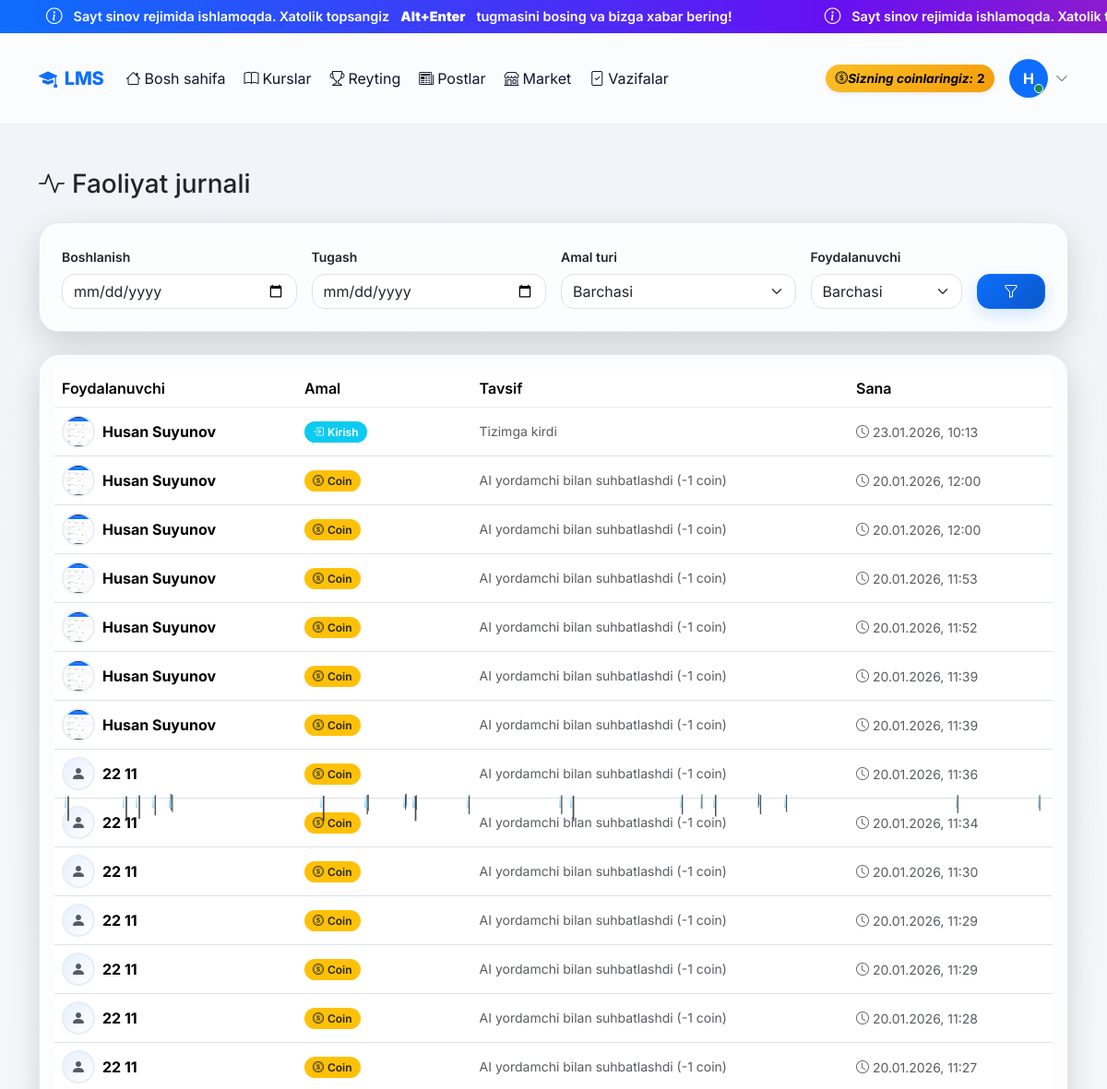
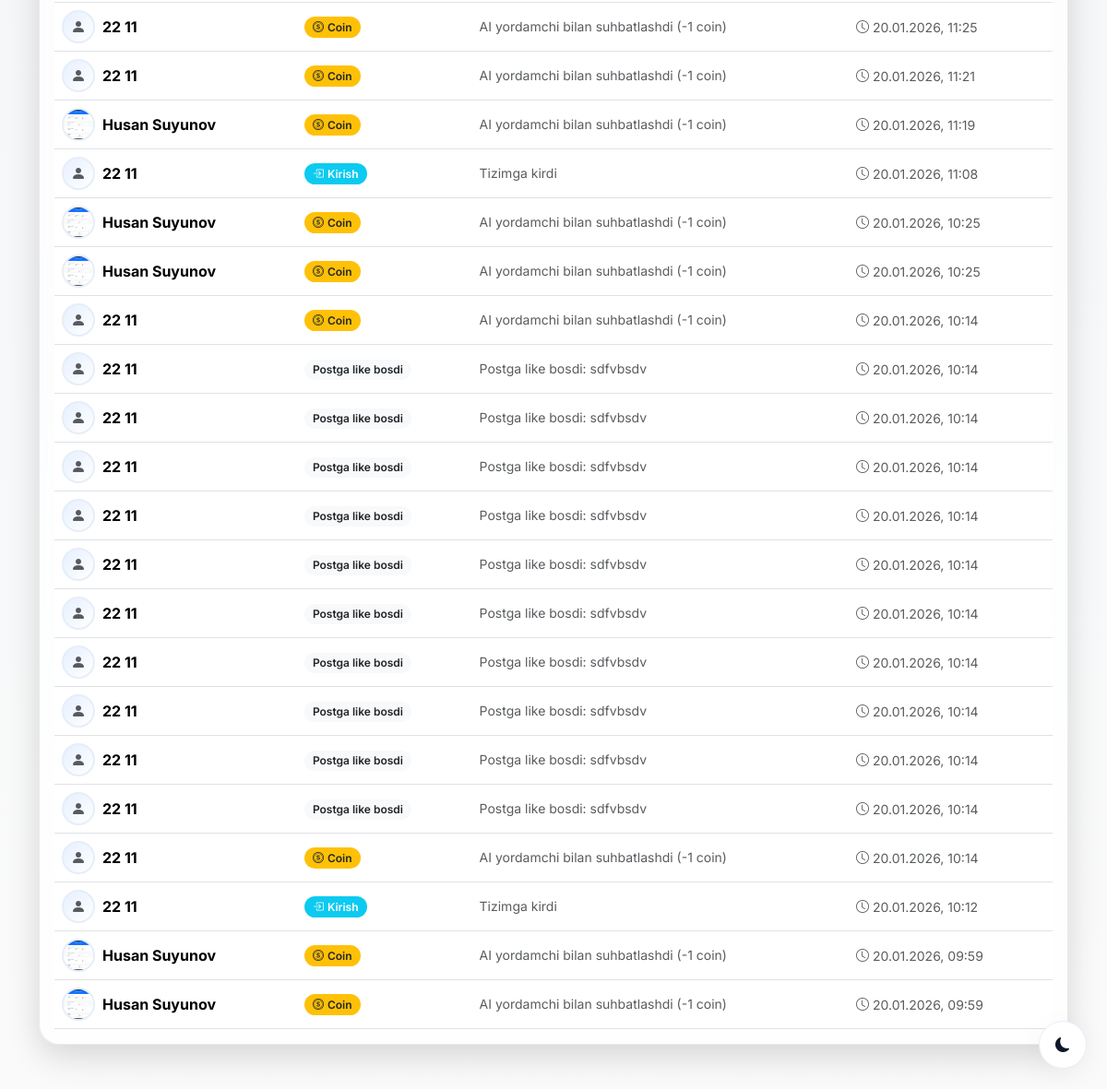
Page /dashboard/activities/ (signed in) on the committed database (2 pictures, top to bottom).
### accounts/models.py (models this page shows, shortened)
class CustomUser(AbstractUser):
    ROLE_CHOICES = (
        ('admin', 'Admin'),
        ('teacher', 'O\'qituvchi'),
        ('student', 'O\'quvchi'),
    )
    first_name = models.CharField(max_length=100, verbose_name="Ism")
    last_name = models.CharField(max_length=100, verbose_name="Familiya")
    phone = models.CharField(max_length=20, unique=True, verbose_name="Telefon raqam")
    role = models.CharField(max_length=20, choices=ROLE_CHOICES, default='student', verbose_name="Rol")
    photo = models.ImageField(upload_to='profiles/', blank=True, null=True, verbose_name="Profil rasmi")
    profession = models.ForeignKey(Profession, on_delete=models.SET_NULL, null=True, blank=True, related_name='students', verbose_name="Yo'nalish")
    is_blocked = models.BooleanField(default=False, verbose_name="Bloklangan")
    last_activity = models.DateTimeField(null=True, blank=True, verbose_name="Oxirgi faollik")
    bio = models.TextField(blank=True, null=True, verbose_name="O'zi haqida")
    coins = models.IntegerField(default=0, verbose_name="Coinlar")
    total_online_time = models.IntegerField(default=0, verbose_name="Jami online vaqt (daqiqa)")
    address = models.CharField(max_length=300, blank=True, null=True, verbose_name="Yashash manzili")
    birth_date = models.DateField(null=True, blank=True, verbose_name="Tug'ilgan kuni")
    id_card = models.FileField(upload_to='documents/id_cards/', blank=True, null=True, verbose_name="ID karta/Pasport")
    birth_certificate = models.FileField(upload_to='documents/birth_certificates/', blank=True, null=True, verbose_name="Tug'ilganlik haqida guvohnoma")
    @property
    def is_admin(self):
        return self.role == 'admin'
    @property
    def is_teacher(self):
        return self.role == 'teacher'
    @property
    def full_name(self):
        return f"{self.first_name} {self.last_name}"
    class Meta:
        verbose_name = "Foydalanuvchi"
        verbose_name_plural = "Foydalanuvchilar"

### coin/models.py (models this page shows, shortened)
class ActivityLog(models.Model):
    ACTION_TYPES = (
        ('login', 'Tizimga kirdi'),
        ('logout', 'Tizimdan chiqdi'),
        ('like_post', 'Postga like bosdi'),
        ('comment_post', 'Postga izoh qoldirdi'),
        ('like_product', 'Mahsulotga like bosdi'),
        ('comment_product', 'Mahsulotga izoh qoldirdi'),
        ('submit_homework', 'Vazifa topshirdi'),
        ('homework_graded', 'Vazifasi baholandi'),
        ('submit_test', 'Test topshirdi'),
        ('watch_video', 'Video ko\'rdi'),
        ('enroll_course', 'Kursga yozildi'),
        ('purchase_product', 'Mahsulot sotib oldi'),
        ('earn_coins', 'Coin oldi'),
    )
    user = models.ForeignKey(settings.AUTH_USER_MODEL, on_delete=models.CASCADE, related_name='activities')
    action_type = models.CharField(max_length=30, choices=ACTION_TYPES)
    description = models.TextField(verbose_name="Tavsif")
    ip_address = models.GenericIPAddressField(null=True, blank=True)
    created_at = models.DateTimeField(auto_now_add=True)
    class Meta:
        ordering = ['-created_at']
        verbose_name = "Faollik"
        verbose_name_plural = "Faolliklar"

### coin/views.py (the view)
# urls.py: path('dashboard/activities/', views.admin_activities, name='admin_activities'),
@login_required
def admin_activities(request):
    if not request.user.is_admin:
        return redirect('home')
    activities = ActivityLog.objects.all().select_related('user')
    date_from = request.GET.get('date_from')
    date_to = request.GET.get('date_to')
    action_type = request.GET.get('action_type')
    user_id = request.GET.get('user')
    if date_from:
        from datetime import datetime
        date_from = datetime.strptime(date_from, '%Y-%m-%d')
        activities = activities.filter(created_at__date__gte=date_from)
    if date_to:
        from datetime import datetime
        date_to = datetime.strptime(date_to, '%Y-%m-%d')
        activities = activities.filter(created_at__date__lte=date_to)
    if action_type:
        activities = activities.filter(action_type=action_type)
    if user_id:
        activities = activities.filter(user_id=user_id)
    users = CustomUser.objects.all()
    action_types = ActivityLog.ACTION_TYPES
    return render(request, 'coin/admin/activities.html', {
        'activities': activities[:500],
        'users': users,
        'action_types': action_types,
    })

### coin/templates/coin/admin/activities.html (shortened to what this page needs)
{% extends 'accounts/base.html' %}
{% block content %}
<div class="container my-4 my-md-5">
<div class="d-flex justify-content-between align-items-center mb-4 flex-wrap gap-2">
    <h3 class="m-0">
        <i class="bi bi-activity me-2"></i>Faoliyat jurnali
    </h3>
</div>
<div class="ios-card mb-4">
<div class="p-4">
<form method="get" class="row g-3 align-items-end">
    <div class="col-md-3">
        <label class="form-label small fw-semibold">Boshlanish</label>
        <input type="date" name="date_from"
               class="form-control ios-input"
               value="{{ request.GET.date_from }}">
    </div>
    <div class="col-md-3">
        <label class="form-label small fw-semibold">Tugash</label>
        <input type="date" name="date_to"
               class="form-control ios-input"
               value="{{ request.GET.date_to }}">
    </div>
    <div class="col-md-3">
        <label class="form-label small fw-semibold">Amal turi</label>
        <select name="action_type" class="form-select ios-select">
            <option value="">Barchasi</option>
        </select>
    </div>
    <div class="col-md-2">
        <label class="form-label small fw-semibold">Foydalanuvchi</label>
        <select name="user" class="form-select ios-select">
            <option value="">Barchasi</option>
        </select>
    </div>
    <div class="col-md-1 d-grid">
        <button class="btn btn-primary filter-btn">
            <i class="bi bi-funnel"></i>
        </button>
    </div>
</form>
</div>
</div>
<div class="ios-card">
<div class="p-3">
<div class="table-responsive">
<table class="table align-middle mb-0">
<thead>
<tr>
    <th>Foydalanuvchi</th>
    <th>Amal</th>
    <th>Tavsif</th>
    <th>Sana</th>
</tr>
</thead>
<tbody>
{% for activity in activities %}
<tr>
<td data-label="Foydalanuvchi">
    <div class="d-flex align-items-center gap-2">
        {% if activity.user.photo %}
        <img src="{{ activity.user.photo.url }}" class="avatar">
        {% else %}
        <div class="avatar bg-secondary bg-opacity-25 d-flex align-items-center justify-content-center">
            <i class="bi bi-person-fill text-muted"></i>
        </div>
        {% endif %}
        <strong>{{ activity.user.full_name }}</strong>
    </div>
</td>
<td data-label="Amal">
{% if activity.action_type == 'login' %}
<span class="badge bg-info"><i class="bi bi-box-arrow-in-right me-1"></i>Kirish</span>
{% elif activity.action_type == 'logout' %}
<span class="badge bg-secondary"><i class="bi bi-box-arrow-right me-1"></i>Chiqish</span>
{% elif activity.action_type == 'like_product' or activity.action_type == 'like_post' %}
<span class="badge bg-danger"><i class="bi bi-heart-fill me-1"></i>Like</span>
{% elif activity.action_type == 'comment_product' or activity.action_type == 'comment_post' %}
<span class="badge bg-primary"><i class="bi bi-chat-fill me-1"></i>Izoh</span>
{% elif activity.action_type == 'purchase_product' %}
<span class="badge bg-success"><i class="bi bi-cart-fill me-1"></i>Xarid</span>
{% elif activity.action_type == 'earn_coins' %}
<span class="badge bg-warning text-dark"><i class="bi bi-coin me-1"></i>Coin</span>
{% elif activity.action_type == 'watch_video' %}
<span class="badge bg-success"><i class="bi bi-check-circle me-1"></i>Dars</span>
{% elif activity.action_type == 'submit_homework' %}
<span class="badge bg-primary"><i class="bi bi-file-earmark-check me-1"></i>Vazifa</span>
{% else %}
<span class="badge bg-light text-dark">{{ activity.action_type }}</span>
{% endif %}
</td>
<td data-label="Tavsif" class="text-muted small">
    {{ activity.description }}
</td>
<td data-label="Sana">
    <small class="text-muted">
        <i class="bi bi-clock me-1"></i>{{ activity.created_at|date:"d.m.Y, H:i" }}
    </small>
</td>
</tr>
{% endfor %}
</tbody>
</table>
</div>
</div>
</div>
</div>
{% endblock %}

### accounts/templates/accounts/base.html (shortened to what this page needs)
<!DOCTYPE html>
<html lang="uz" data-bs-theme="light">
<head>
    {% load static %}
    <link rel="stylesheet" href="{% static 'effects/weather_effect.css' %}">
    <link rel="stylesheet" href="{% static 'css/base.css' %}">
    <link href="https://cdn.jsdelivr.net/npm/bootstrap@5.3.2/dist/css/bootstrap.min.css" rel="stylesheet">
    <link href="https://cdn.jsdelivr.net/npm/bootstrap-icons@1.11.1/font/bootstrap-icons.css" rel="stylesheet">
</head>
<body>
<div class="announcement-bar" id="announcementBar">
    <div class="announcement-content">
        <span class="announcement-text" id="announcementText"></span>
        <span class="announcement-text" id="announcementText2"></span>
    </div>
</div>
<div id="weather_effect"></div>
    <div class="theme-toggle">
        <button class="btn shadow-soft" id="themeToggle" aria-label="Toggle theme">
            <i class="bi bi-moon-fill" id="themeIcon" aria-hidden="true"></i>
        </button>
    </div>
    {% if user.is_authenticated %}
    <nav class="navbar navbar-expand-lg sticky-top">
        <div class="container main-container">
            <a class="navbar-brand d-flex align-items-center gap-2" href="{% url 'home' %}">
                <i class="bi bi-mortarboard-fill"></i>
                <span>LMS</span>
            </a>
            <div class="collapse navbar-collapse" id="navbarNav">
                <ul class="navbar-nav me-auto mb-2 mb-lg-0 align-items-lg-center gap-lg-1">
                    <li class="nav-item">
                        <a class="nav-link {% if request.resolver_match.url_name == 'home' %}active{% endif %}"
                            href="{% url 'home' %}">
                            <i class="bi bi-house me-1"></i>Bosh sahifa
                        </a>
                    </li>
                    <li class="nav-item">
                        <a class="nav-link {% if request.resolver_match.url_name and 'profession' in request.resolver_match.url_name %}active{% endif %}"
                            href="{% url 'professions' %}">
                            <i class="bi bi-book me-1"></i>Kurslar
                        </a>
                    </li>
                    <li class="nav-item">
                        <a class="nav-link {% if request.resolver_match.url_name == 'leaderboard' %}active{% endif %}"
                            href="{% url 'leaderboard' %}">
                            <i class="bi bi-trophy me-1"></i>Reyting
                        </a>
                    </li>
                    <li class="nav-item">
                        <a class="nav-link {% if request.resolver_match.app_names and 'blog' in request.resolver_match.app_names %}active{% endif %}"
                            href="{% url 'blog:post_list' %}">
                            <i class="bi bi-newspaper me-1"></i>Postlar
                        </a>
                    </li>
                    <li class="nav-item">
                        <a class="nav-link {% if 'market' in request.resolver_match.url_name %}active{% endif %}"
                            href="{% url 'coin:market_list' %}">
                            <i class="bi bi-shop me-1"></i>Market
                        </a>
                    </li>
                    {% if user.is_teacher or user.is_admin %}
                    <li class="nav-item">
                        <a class="nav-link {% if request.resolver_match.url_name == 'homework_submissions' %}active{% endif %}"
                            href="{% url 'homework_submissions' %}">
                            <i class="bi bi-file-check me-1"></i>Vazifalar
                        </a>
                    </li>
                    {% endif %}
                </ul>
                <div class="d-flex align-items-center gap-3">
                    <div class="coin-badge d-flex align-items-center gap-1 shadow-sm" title="Sizning coinlaringiz">
                        <i class="bi bi-coin">Sizning coinlaringiz: </i>
                        {{ user.coins|default:0 }}
                    </div>
                    <div class="dropdown">
                        <a class="d-flex align-items-center gap-2 text-decoration-none" data-bs-toggle="dropdown"
                            aria-expanded="false" role="button">
                            <div class="position-relative">
                                {% if user.profile.image and user.profile.image.url %}
                                <img src="{{ user.profile.image.url }}" class="rounded-circle shadow-sm"
                                    style="width:42px;height:42px;object-fit:cover"
                                    alt="{{ user.get_full_name|default:user.username }}">
                                {% elif user.avatar_url %}
                                <img src="{{ user.avatar_url }}" class="rounded-circle shadow-sm"
                                    style="width:42px;height:42px;object-fit:cover"
                                    alt="{{ user.get_full_name|default:user.username }}">
                                {% else %}
                                <div class="rounded-circle bg-primary text-white d-flex align-items-center justify-content-center fw-bold"
                                    style="width:42px;height:42px;">
                                    {{ user.get_full_name|default:user.username|slice:":1"|upper }}
                                </div>
                                {% endif %}
                                <span
                                    class="position-absolute bottom-0 end-0 translate-middle p-1 bg-success border border-white rounded-circle"></span>
                            </div>
                            <i class="bi bi-chevron-down small text-muted"></i>
                        </a>
                    </div>
                </div>
            </div>
        </div>
    </nav>
    {% endif %}
    <main class="main-container">
        {% block content %}{% endblock %}
    </main>
</body>
</html>

### rows in the picture
CustomUser: coins "2", get_full_name "H"
ActivityLog: user.photo (picture), user.full_name "Husan Suyunov", action_type "login" (drawn), description "Tizimga kirdi", created_at "23.01.2026, 10:13"
ActivityLog: user.photo (picture), user.full_name "Husan Suyunov", action_type "earn_coins" (drawn), description "AI yordamchi bilan suhbatlashdi (-1 coin)", created_at "20.01.2026, 12:00"
ActivityLog: user.photo (picture), user.full_name "Husan Suyunov", action_type "earn_coins" (drawn), description "AI yordamchi bilan suhbatlashdi (-1 coin)", created_at "20.01.2026, 12:00"
ActivityLog: user.photo (picture), user.full_name "Husan Suyunov", action_type "earn_coins" (drawn), description "AI yordamchi bilan suhbatlashdi (-1 coin)", created_at "20.01.2026, 11:53"
ActivityLog: user.photo (picture), user.full_name "Husan Suyunov", action_type "earn_coins" (drawn), description "AI yordamchi bilan suhbatlashdi (-1 coin)", created_at "20.01.2026, 11:52"
ActivityLog: user.photo (picture), user.full_name "Husan Suyunov", action_type "earn_coins" (drawn), description "AI yordamchi bilan suhbatlashdi (-1 coin)", created_at "20.01.2026, 11:39"
ActivityLog: user.photo (picture), user.full_name "Husan Suyunov", action_type "earn_coins" (drawn), description "AI yordamchi bilan suhbatlashdi (-1 coin)", created_at "20.01.2026, 11:39"
ActivityLog: user.full_name "22 11", action_type "earn_coins" (drawn), description "AI yordamchi bilan suhbatlashdi (-1 coin)", created_at "20.01.2026, 11:36"
ActivityLog: user.full_name "22 11", action_type "earn_coins" (drawn), description "AI yordamchi bilan suhbatlashdi (-1 coin)", created_at "20.01.2026, 11:34"
ActivityLog: user.full_name "22 11", action_type "earn_coins" (drawn), description "AI yordamchi bilan suhbatlashdi (-1 coin)", created_at "20.01.2026, 11:30"
ActivityLog: user.full_name "22 11", action_type "earn_coins" (drawn), description "AI yordamchi bilan suhbatlashdi (-1 coin)", created_at "20.01.2026, 11:29"
ActivityLog: user.full_name "22 11", action_type "earn_coins" (drawn), description "AI yordamchi bilan suhbatlashdi (-1 coin)", created_at "20.01.2026, 11:29"
ActivityLog: user.full_name "22 11", action_type "earn_coins" (drawn), description "AI yordamchi bilan suhbatlashdi (-1 coin)", created_at "20.01.2026, 11:28"
ActivityLog: user.full_name "22 11", action_type "earn_coins" (drawn), description "AI yordamchi bilan suhbatlashdi (-1 coin)", created_at "20.01.2026, 11:27"
ActivityLog: user.full_name "22 11", action_type "earn_coins" (drawn), description "AI yordamchi bilan suhbatlashdi (-1 coin)", created_at "20.01.2026, 11:25"
ActivityLog: user.full_name "22 11", action_type "earn_coins" (drawn), description "AI yordamchi bilan suhbatlashdi (-1 coin)", created_at "20.01.2026, 11:21"
ActivityLog: user.photo (picture), user.full_name "Husan Suyunov", action_type "earn_coins" (drawn), description "AI yordamchi bilan suhbatlashdi (-1 coin)", created_at "20.01.2026, 11:19"
ActivityLog: user.full_name "22 11", action_type "login" (drawn), description "Tizimga kirdi", created_at "20.01.2026, 11:08"
ActivityLog: user.photo (picture), user.full_name "Husan Suyunov", action_type "earn_coins" (drawn), description "AI yordamchi bilan suhbatlashdi (-1 coin)", created_at "20.01.2026, 10:25"
ActivityLog: user.photo (picture), user.full_name "Husan Suyunov", action_type "earn_coins" (drawn), description "AI yordamchi bilan suhbatlashdi (-1 coin)", created_at "20.01.2026, 10:25"
ActivityLog: user.full_name "22 11", action_type "earn_coins" (drawn), description "AI yordamchi bilan suhbatlashdi (-1 coin)", created_at "20.01.2026, 10:14"
ActivityLog: user.full_name "22 11", action_type "Postga like bosdi", description "Postga like bosdi: sdfvbsdv", created_at "20.01.2026, 10:14"
ActivityLog: user.full_name "22 11", action_type "Postga like bosdi", description "Postga like bosdi: sdfvbsdv", created_at "20.01.2026, 10:14"
ActivityLog: user.full_name "22 11", action_type "Postga like bosdi", description "Postga like bosdi: sdfvbsdv", created_at "20.01.2026, 10:14"
ActivityLog: user.full_name "22 11", action_type "Postga like bosdi", description "Postga like bosdi: sdfvbsdv", created_at "20.01.2026, 10:14"
ActivityLog: user.full_name "22 11", action_type "Postga like bosdi", description "Postga like bosdi: sdfvbsdv", created_at "20.01.2026, 10:14"
ActivityLog: user.full_name "22 11", action_type "Postga like bosdi", description "Postga like bosdi: sdfvbsdv", created_at "20.01.2026, 10:14"
ActivityLog: user.full_name "22 11", action_type "Postga like bosdi", description "Postga like bosdi: sdfvbsdv", created_at "20.01.2026, 10:14"
ActivityLog: user.full_name "22 11", action_type "Postga like bosdi", description "Postga like bosdi: sdfvbsdv", created_at "20.01.2026, 10:14"
ActivityLog: user.full_name "22 11", action_type "Postga like bosdi", description "Postga like bosdi: sdfvbsdv", created_at "20.01.2026, 10:14"
ActivityLog: user.full_name "22 11", action_type "Postga like bosdi", description "Postga like bosdi: sdfvbsdv", created_at "20.01.2026, 10:14"
ActivityLog: user.full_name "22 11", action_type "earn_coins" (drawn), description "AI yordamchi bilan suhbatlashdi (-1 coin)", created_at "20.01.2026, 10:14"
ActivityLog: user.full_name "22 11", action_type "login" (drawn), description "Tizimga kirdi", created_at "20.01.2026, 10:12"
ActivityLog: user.photo (picture), user.full_name "Husan Suyunov", action_type "earn_coins" (drawn), description "AI yordamchi bilan suhbatlashdi (-1 coin)", created_at "20.01.2026, 09:59"
ActivityLog: user.photo (picture), user.full_name "Husan Suyunov", action_type "earn_coins" (drawn), description "AI yordamchi bilan suhbatlashdi (-1 coin)", created_at "20.01.2026, 09:59"
